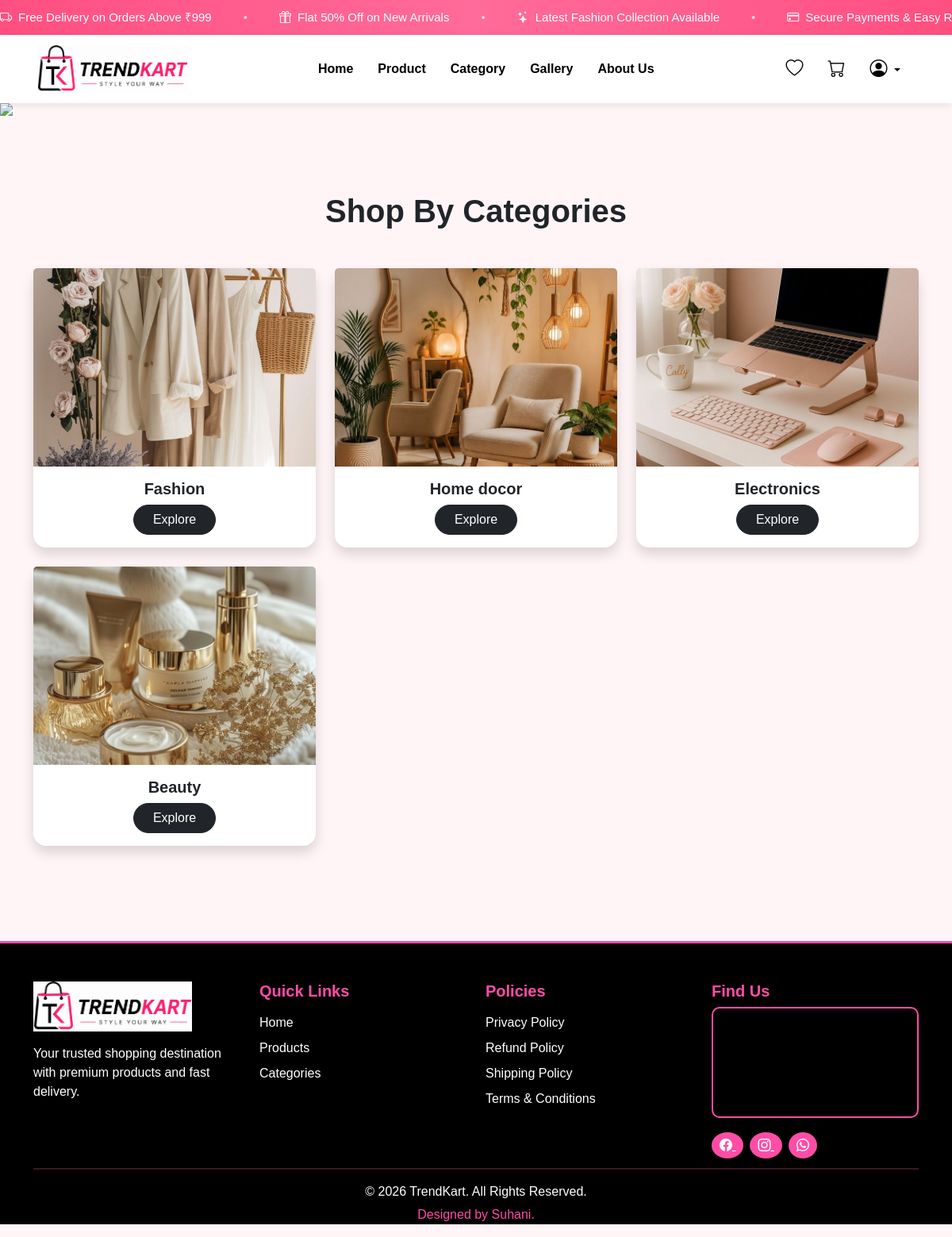
The app's page /category/, older data.
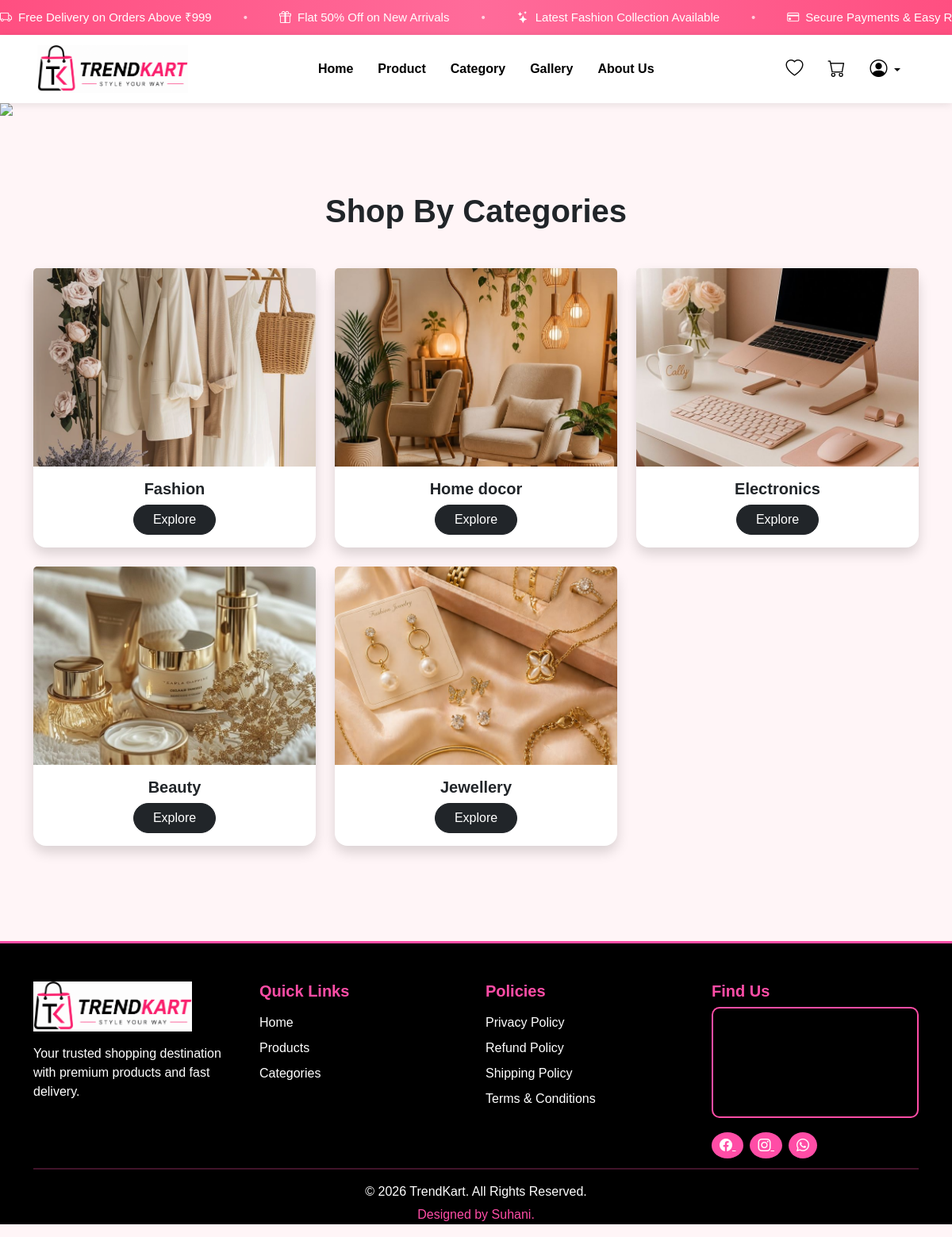
The same page, newer data.
### Trendkart/models.py (models this page shows, shortened)
class Category(models.Model):
    category_name = models.CharField(max_length=255)
    category_image = models.ImageField(
        upload_to='categories/',
        null=True,
        blank=True
    )

### Trendkart/views.py (the view)
# urls.py: path('category/', views.category, name='category'),
def category(request):
    categories = Category.objects.all()
    return render(request, 'categories.html', {'categories': categories})

### templates/categories.html
{% extends 'base.html' %}
{% load static %}
{% block content %}
<img src="{% static 'images/header-banner.png' %}"
     class="img-fluid w-100 mb-5">
<div class="container py-5">
    <h1 class="text-center fw-bold mb-5 text-dark">
        Shop By Categories
    </h1>
    <div class="row">
        {% for category in categories %}
        <div class="col-lg-4 col-md-6 col-sm-6 mb-4">
            <div class="card h-100 shadow border-0 rounded-4">
                {% if category.category_image %}
                    <img src="{{ category.category_image.url }}"
                         class="card-img-top"
                         style="height:250px; object-fit:cover;"
                         alt="{{ category.category_name }}">
                {% endif %}
                <div class="card-body text-center">
                    <h5 class="card-title fw-bold">
                        {{ category.category_name }}
                    </h5>
                    <a href="#"
                       class="btn btn-dark rounded-pill px-4">
                        Explore
                    </a>
                </div>
            </div>
        </div>
        {% empty %}
        <p class="text-center">No categories found.</p>
        {% endfor %}
    </div>
</div>
{% endblock %}

Row changes from the older to the newer data that the page shows:
added Category: category_image (picture), category_name "Jewellery"
